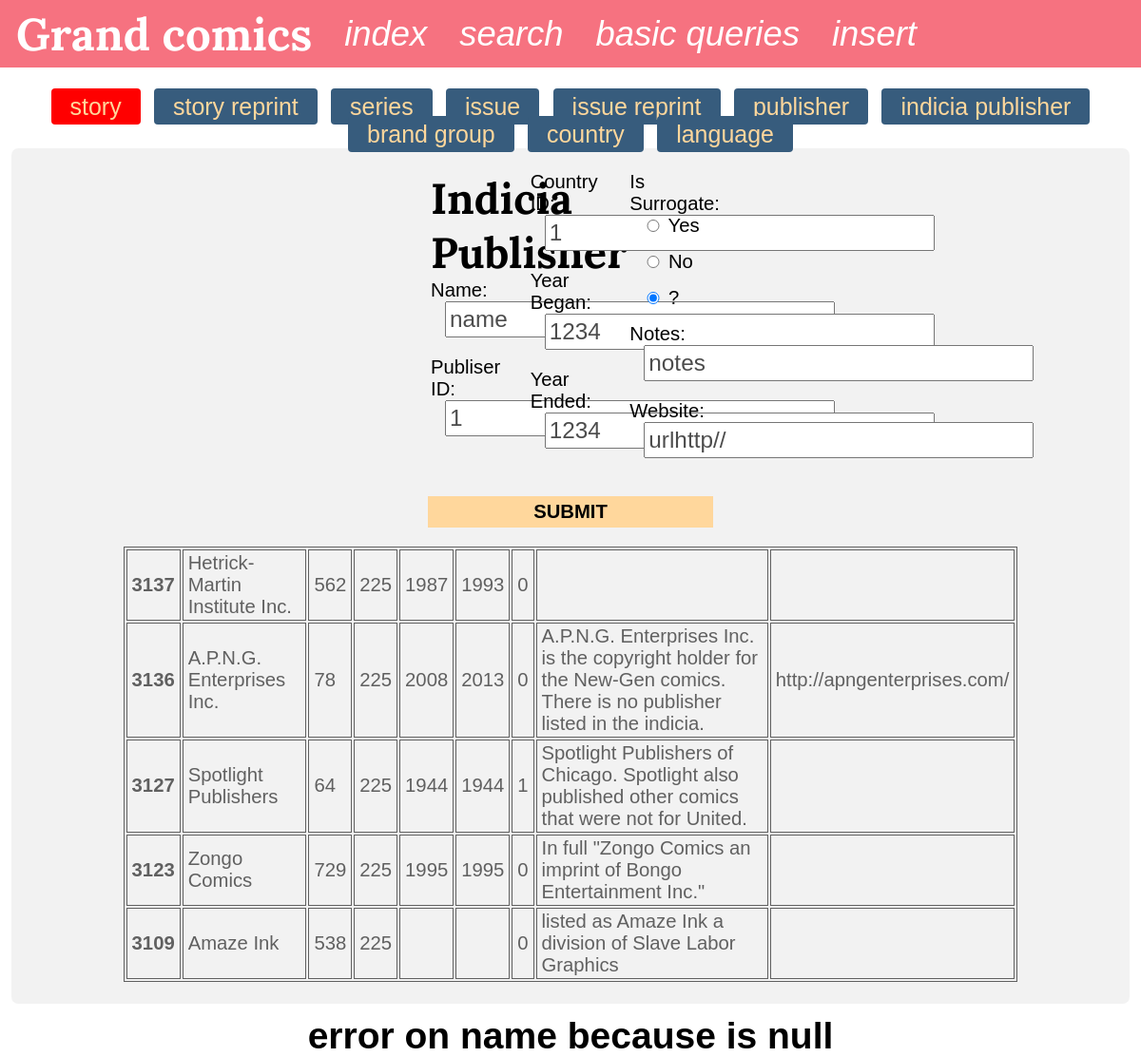
/website/insert.php?currenttable=indicia_publisher&code=error&cause=isnull&on=name, run on the app's committed database.
### tables this page shows
CREATE TABLE `indicia_publisher` (
  `id` int(11) NOT NULL,
  `name` varchar(255) DEFAULT NULL,
  `publisher_id` int(11) DEFAULT NULL,
  `country_id` int(11) DEFAULT NULL,
  `year_began` int(4) DEFAULT NULL,
  `year_ended` int(4) DEFAULT NULL,
  `is_surrogate` tinyint(4) DEFAULT NULL,
  `notes` text,
  `website_id` text
);

### website/insert.php (the view, shortened to what this page needs)
<!DOCTYPE html>
<html>
<?php include("header.php"); ?>
<?php include("../db.php"); ?>
<?php
$count = 5;
 ?>
<body>
	<?php include("navigation.php"); ?>
	<section>
		<div id="ongletsBox">
			<span onclick="display(this)" value="story" class="spanActive">Story</span>
			<span onclick="display(this)" value="story_reprint">Story Reprint</span>
			<span onclick="display(this)" value="series">Series</span>
			<span onclick="display(this)" value="issue">Issue</span>
			<span onclick="display(this)" value="issue_reprint">Issue Reprint</span>
			<span onclick="display(this)" value="publisher">Publisher</span>
			<span onclick="display(this)" value="indicia_publisher">Indicia Publisher</span>
			<span onclick="display(this)" value="brand_group">Brand Group</span>
			<span onclick="display(this)" value="country">Country</span>
			<span onclick="display(this)" value="language">Language</span>
		</div>
		<div id="displayBoxInsert">
			<div class="content" id="indicia_publisher">
				<form method="post" action="process_insert_indicia_publisher.php">
					<fieldset>
						<h2>Indicia Publisher</h2>
						Name: <input type="text" name="name" value="name"><br>
						Publiser ID: <input type="text" name="publisher_id" value="1"><br><br>
						Country ID: <input type="text" name="country_id" value="1"><br>
						year began: <input type="text" name="year_began" value="1234"><br>
						year ended: <input type="text" name="year_ended" value="1234"><br>
						is surrogate:
						<input type="radio" name="is_surrogate" value="1"> Yes
						<input type="radio" name="is_surrogate" value="0"> No
						<input type="radio" name="is_surrogate" value="?" checked> ?<br>
						Notes: <input type="text" name="notes" value="notes"><br>
						website: <input type="text" name="website" value="urlhttp//"><br>
					</fieldset>
					<br/>
					<input type="submit" value="Submit">
				</form>
				<?php
				$s = $con->query("SELECT * FROM indicia_publisher ORDER BY id DESC LIMIT ".$count);
				$result = $s->fetchAll(PDO::FETCH_ASSOC);
				$text = '<table class="table_content">';
				foreach ($result as $key => $value) {
					$text .= '<tr>';
					$text .= '<td class="id">'.$value["id"].'</td>';
					$text .= '<td class="name">'.$value["name"].'</td>';
					$text .= '<td class="publisher_id">'.$value["publisher_id"].'</td>';
					$text .= '<td class="country_id">'.$value["country_id"].'</td>';
					$text .= '<td class="year_began">'.$value["year_began"].'</td>';
					$text .= '<td class="year_ended">'.$value["year_ended"].'</td>';
					$text .= '<td class="is_surrogate">'.$value["is_surrogate"].'</td>';
					$text .= '<td class="notes">'.$value["notes"].'</td>';
					$text .= '<td class="url">'.$value["website_id"].'</td>';
					$text .= '</tr>';
				}
				$text .= '</table>';
				echo $text;
				?>
			</div>
		</div>
	</section>
</body>
</html>
<?php include("error_handler.php"); ?>

### website/styles.css (style rules this page uses)
* { margin:0; padding:0; }
body { font-size: 13px; font-family:arial; }
h2 { font-size: 45px; font-family: 'Lora', serif; }
table.table_content { border:1px solid black; width:80%; margin:auto; opacity:0.6; }
table.table_content td.id { font-weight: bold; }
section { font-size: 1.2em; padding:1%; }
form { font-size: 1em; text-align: center; }
fieldset { width:25%; display: inline-block; vertical-align: top; border: none; text-align: left; -webkit-column-count: 3; -moz-column-count: 3; column-count: 3; }
input[type=submit] { width:300px; background:#FFD79C; border:none; padding:5px 10px; text-transform: uppercase; font-weight: bold; font-size: 1em; margin:20px auto; color:rgba(0,0,0,1); }
input[type=radio] { width:20px; }
#ongletsBox { text-align: center; }
#ongletsBox span { font-size: 1.6em; padding:5px 20px; margin:5px; background-color: #375C7D; color:#FFD79C; text-transform: lowercase; border-radius: 4px; transition: all 0.5s; }
#ongletsBox span.spanActive,#ongletsBox span:hover { background:red; }
#displayBoxInsert { border-radius: 7px; padding:2% 0; background: rgba(0,0,0,0.05); }
#displayBoxInsert div { display:none; font-size: 1.3em; }
#displayBoxInsert div.active { display:block; }
#displayBoxInsert fieldset { text-transform: capitalize; }

### data on the page
indicia_publisher: id "3137", name "Hetrick-Martin Institute Inc.", publisher "562", country "225", year_began "1987", year_ended "1993", is_surrogate "0"
indicia_publisher: id "3136", name "A.P.N.G. Enterprises Inc.", publisher "78", country "225", year_began "2008", year_ended "2013", is_surrogate "0", notes "A.P.N.G. Enterprises Inc. is the copyright holder for the New-Gen comics. There is no publisher listed in the indicia.", website "http://apngenterprises.com/"
indicia_publisher: id "3127", name "Spotlight Publishers", publisher "64", country "225", year_began "1944", year_ended "1944", is_surrogate "1", notes "Spotlight Publishers of Chicago. Spotlight also published other comics that were not for United."
indicia_publisher: id "3123", name "Zongo Comics", publisher "729", country "225", year_began "1995", year_ended "1995", is_surrogate "0", notes "In full \"Zongo Comics an imprint of Bongo Entertainment Inc.\""
indicia_publisher: id "3109", name "Amaze Ink", publisher "538", country "225", is_surrogate "0", notes "listed as Amaze Ink a division of Slave Labor Graphics"

### other printed values
$_GET["code"] "error"
$_GET["on"] "name"
